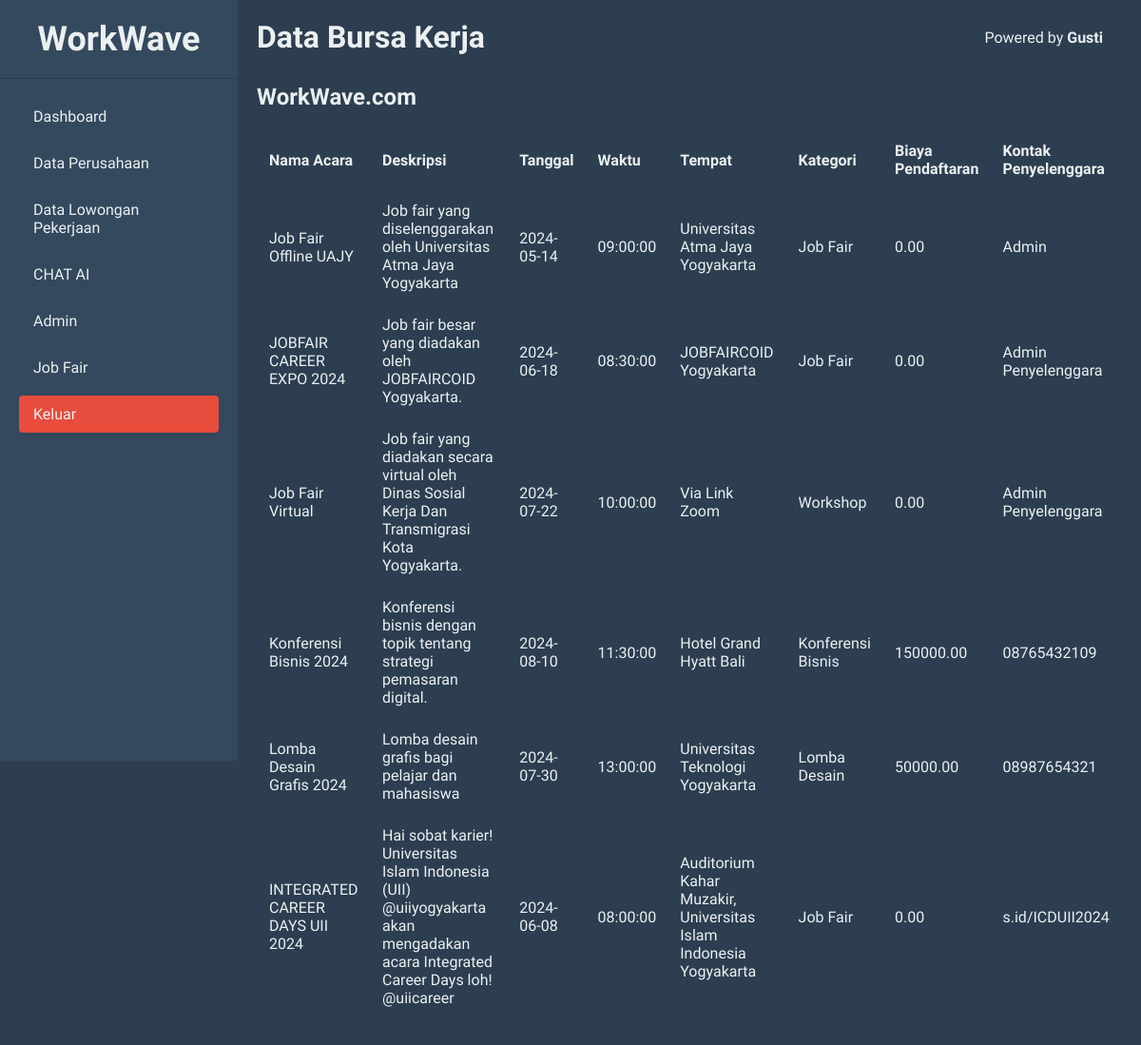
Screenshot of /php/Admin/databursakerja.php with the database file from the repository.
### tables this page shows
CREATE TABLE `event` (
  `id` int(11) NOT NULL,
  `nama_acara` varchar(255) NOT NULL,
  `deskripsi_acara` text NOT NULL,
  `tanggal_acara` date NOT NULL,
  `waktu_acara` time NOT NULL,
  `tempat_acara` varchar(255) NOT NULL,
  `kategori_acara` varchar(255) NOT NULL,
  `biaya_pendaftaran` decimal(10,2) NOT NULL,
  `kontak_penyelenggara` varchar(255) NOT NULL,
  `url_pendaftaran` varchar(255) NOT NULL,
  `Instruksi_tambahan` varchar(255) NOT NULL,
  `foto_poster` varchar(255) NOT NULL
);

### php/Admin/databursakerja.php (the view, shortened to what this page needs)
<?php
include "koneksi.php";
$sql = "SELECT id, nama_acara, deskripsi_acara, tanggal_acara, waktu_acara, tempat_acara, kategori_acara, biaya_pendaftaran, kontak_penyelenggara, url_pendaftaran FROM event";
$result = $koneksi->query($sql);
?>
<!DOCTYPE html>
<html lang="en">
<head>
    <link rel="stylesheet" href="css/adminpage5.css">
</head>
<body>
<div class="sidebar">
    <div class="sidebar-header">
        <h2><strong>W</strong>ork<strong>W</strong>ave</h2>
    </div>
    <ul class="sidebar-menu">
            <li><a href="AdminPage.php">Dashboard</a></li>
            <li><a href="dataPerusahaan.php">Data Perusahaan</a></li>
            <li><a href="dataLoker.php">Data Lowongan Pekerjaan</a></li>
            <li><a href="dataAI.php">CHAT AI</a></li>
            <li><a href="dataAdmin.php">Admin</a></li>
            <li><a href="databursakerja.php">Job Fair</a></li>
            <li><a href="logout.php" class="btn btn-danger">Keluar</a></li>
        </ul>
</div>
<div class="main-content">
    <header>
        <div class="header-title">
            <h1>Data Bursa Kerja</h1>
        </div>
        <div class="user-info">
            <p>Powered by <strong>Gusti</strong></p>
        </div>
    </header>
    <div class="content">
        <div class="data-section">
        <h2><strong>W</strong>ork<strong>W</strong>ave.com</h2>
            <table class="data-table">
                <thead>
                    <tr>
                        <th>Nama Acara</th>
                        <th>Deskripsi</th>
                        <th>Tanggal</th>
                        <th>Waktu</th>
                        <th>Tempat</th>
                        <th>Kategori</th>
                        <th>Biaya Pendaftaran</th>
                        <th>Kontak Penyelenggara</th>
                    </tr>
                </thead>
                <tbody>
                    <?php while ($row = $result->fetch_assoc()) : ?>
                        <tr>
                            <td><?php echo htmlspecialchars($row['nama_acara']); ?></td>
                            <td><?php echo htmlspecialchars($row['deskripsi_acara']); ?></td>
                            <td><?php echo htmlspecialchars($row['tanggal_acara']); ?></td>
                            <td><?php echo htmlspecialchars($row['waktu_acara']); ?></td>
                            <td><?php echo htmlspecialchars($row['tempat_acara']); ?></td>
                            <td><?php echo htmlspecialchars($row['kategori_acara']); ?></td>
                            <td><?php echo htmlspecialchars($row['biaya_pendaftaran']); ?></td>
                            <td><?php echo htmlspecialchars($row['kontak_penyelenggara']); ?></td>
                        </tr>
                    <?php endwhile; ?>
                </tbody>
            </table>
        </div>
    </div>
</div>
</body>
</html>

### php/Admin/css/adminpage5.css (style rules this page uses)
* { margin: 0; padding: 0; box-sizing: border-box; }
body { font-family: 'Raleway', sans-serif; background-color: #2c3e50; color: #ecf0f1; display: flex; }
.sidebar { width: 250px; background-color: #34495e; height: 100vh; display: flex; flex-direction: column; }
.sidebar-header { padding: 20px; text-align: center; font-size: 1.5em; color: #ecf0f1; border-bottom: 1px solid #2c3e50; }
.sidebar-menu { list-style: none; padding: 20px; flex: 1; }
.sidebar-menu li { margin-bottom: 10px; }
.sidebar-menu li a { text-decoration: none; color: #ecf0f1; padding: 10px 15px; display: block; border-radius: 4px; transition: background-color 0.3s; }
.main-content { flex: 1; padding: 20px; overflow-y: auto; }
header { display: flex; justify-content: space-between; align-items: center; margin-bottom: 30px; }
.header-title h1 { font-size: 2em; }
.user-info { display: flex; align-items: center; }
.user-info p { margin-right: 20px; }
.data-section { margin-bottom: 30px; }
.data-section h2 { font-size: 1.5em; margin-bottom: 20px; }
.data-table { width: 100%; border-collapse: collapse; margin-bottom: 20px; }
.data-table th, .data-table td { padding: 12px; border: 1px solid #2c3e50; text-align: left; }
.data-table th { background-color: #2c3e50; color: #ecf0f1; }
.btn-danger { background-color: #e74c3c; border: none; padding: 10px 20px; border-radius: 4px; cursor: pointer; color: #ecf0f1; transition: background-color 0.3s; }

### rows the page displays
event: nama_acara "Job Fair Offline UAJY", deskripsi_acara "Job fair yang diselenggarakan oleh Universitas Atma Jaya Yogyakarta", tanggal_acara "2024-05-14", waktu_acara "09:00:00", tempat_acara "Universitas Atma Jaya Yogyakarta", kategori_acara "Job Fair", biaya_pendaftaran "0.00", kontak_penyelenggara "Admin"
event: nama_acara "JOBFAIR CAREER EXPO 2024", deskripsi_acara "Job fair besar yang diadakan oleh JOBFAIRCOID Yogyakarta.", tanggal_acara "2024-06-18", waktu_acara "08:30:00", tempat_acara "JOBFAIRCOID Yogyakarta", kategori_acara "Job Fair", biaya_pendaftaran "0.00", kontak_penyelenggara "Admin Penyelenggara"
event: nama_acara "Job Fair Virtual", deskripsi_acara "Job fair yang diadakan secara virtual oleh Dinas Sosial Kerja Dan Transmigrasi Kota Yogyakarta.", tanggal_acara "2024-07-22", waktu_acara "10:00:00", tempat_acara "Via Link Zoom", kategori_acara "Workshop", biaya_pendaftaran "0.00", kontak_penyelenggara "Admin Penyelenggara"
event: nama_acara "Konferensi Bisnis 2024", deskripsi_acara "Konferensi bisnis dengan topik tentang strategi pemasaran digital.", tanggal_acara "2024-08-10", waktu_acara "11:30:00", tempat_acara "Hotel Grand Hyatt Bali", kategori_acara "Konferensi Bisnis", biaya_pendaftaran "150000.00", kontak_penyelenggara "08765432109"
event: nama_acara "Lomba Desain Grafis 2024", deskripsi_acara "Lomba desain grafis bagi pelajar dan mahasiswa", tanggal_acara "2024-07-30", waktu_acara "13:00:00", tempat_acara "Universitas Teknologi Yogyakarta", kategori_acara "Lomba Desain", biaya_pendaftaran "50000.00", kontak_penyelenggara "08987654321"
event: nama_acara "INTEGRATED CAREER DAYS UII 2024", deskripsi_acara "Hai sobat karier! Universitas Islam Indonesia (UII) @uiiyogyakarta akan mengadakan acara Integrated Career Days loh! @uiicareer", tanggal_acara "2024-06-08", waktu_acara "08:00:00", tempat_acara "Auditorium Kahar Muzakir, Universitas Islam Indonesia Yogyakarta", kategori_acara "Job Fair", biaya_pendaftaran "0.00", kontak_penyelenggara "s.id/ICDUII2024"
